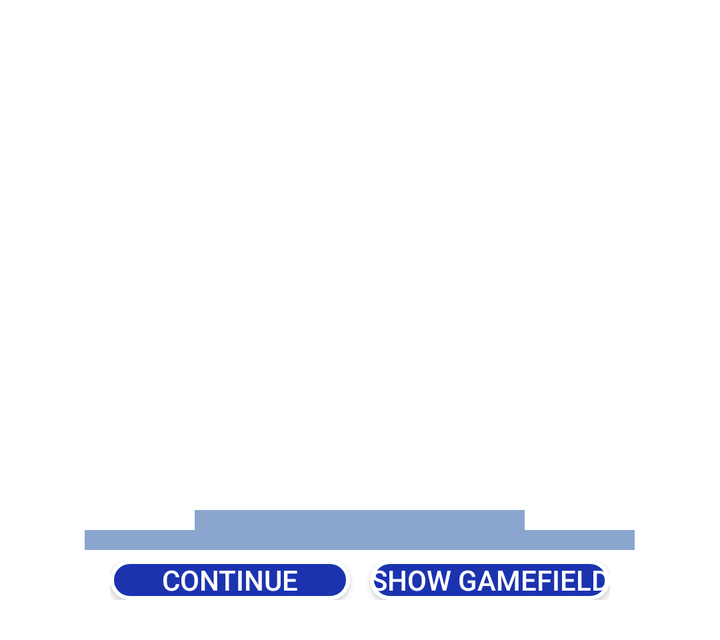
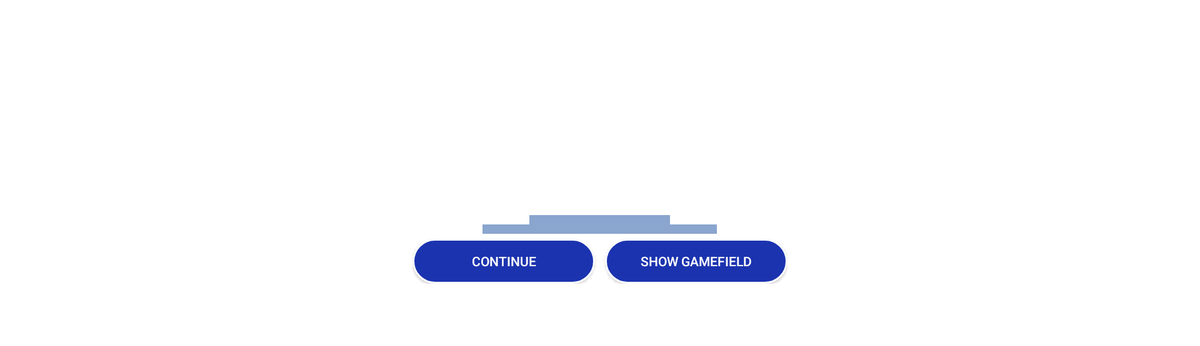

The same Android screen from two of the app's own layout files: first res/layout/ as a phone draws it, then the repository's variant for another configuration, drawn on a device whose configuration selects that folder. Both files follow.
<!-- AndroidManifest.xml: application theme AppTheme -->
<!-- res/layout/win_screen_layout.xml -->
<?xml version="1.0" encoding="utf-8"?>
<LinearLayout xmlns:android="http://schemas.android.com/apk/res/android"
    xmlns:app="http://schemas.android.com/apk/res-auto"
    android:layout_width="fill_parent" android:layout_height="320dp"
    android:orientation="vertical"
    android:background="?attr/lightestBackGround"
    android:layout_gravity="center"
    android:layout_centerVertical="true"
    android:layout_centerHorizontal="true">

    <LinearLayout
        android:layout_width="275sp"
        android:layout_height="275sp"
        android:weightSum="5"
        android:background="@drawable/ic_trophy_black_48dp"
        android:orientation="horizontal"
        android:layout_gravity="center">


        <LinearLayout
            android:layout_width="0dp"
            android:layout_height="fill_parent"
            android:layout_weight="1"
            android:background="?attr/backgroundSurroundingDialog"
            android:gravity="bottom"
            android:orientation="vertical"
            android:layout_gravity="bottom">
            <ImageView
                android:layout_width="40dp"
                android:layout_height="40dp"
                android:layout_gravity="bottom"
                android:background="?attr/backgroundSurroundingDialog"
                app:srcCompat="@drawable/ic_trophy_award_black_48dp" />
            <View
                android:layout_width="fill_parent"
                android:layout_height="10dp"
                android:background="?attr/winScreenPedestalColor"
                android:layout_gravity="bottom"
                android:foregroundGravity="bottom"/>
        </LinearLayout>

        <LinearLayout
            android:id="@+id/win_middle_linear"
            android:layout_width="0dp"
            android:layout_height="fill_parent"
            android:layout_weight="3"
            android:gravity="center"
            android:background="?attr/backgroundSurroundingDialog"
            android:orientation="vertical"
            android:weightSum="5"
            >
            <LinearLayout
                android:layout_width="120dp"
                android:layout_height="0dp"
                android:layout_weight="4"
                android:layout_marginTop="70dp"
                android:layout_gravity="center_horizontal"
                android:orientation="vertical"
                android:layout_marginLeft="5dp"
                android:layout_marginRight="5dp">

                <TextView
                    android:layout_width="wrap_content"
                    android:layout_height="wrap_content"
                    android:layout_gravity="center_horizontal"
                    android:text="@string/win_text"
                    android:textAlignment="center"
                    android:textColor="?attr/winScreenFontColor" />

                <TextView
                    android:layout_width="wrap_content"
                    android:layout_height="wrap_content"
                    android:layout_gravity="center"
                    android:text="@string/win_time"
                    android:textColor="?attr/winScreenFontColor" />

                <TextView
                    android:id="@+id/win_time"
                    android:layout_width="wrap_content"
                    android:layout_height="wrap_content"
                    android:layout_gravity="center_horizontal"
                    android:text=""
                    android:textColor="?attr/winScreenFontColor" />

                <TextView
                    android:layout_width="wrap_content"
                    android:layout_height="wrap_content"
                    android:layout_gravity="center"
                    android:text="@string/win_hint"
                    android:textColor="?attr/winScreenFontColor" />

                <TextView
                    android:id="@+id/win_hints"
                    android:layout_width="wrap_content"
                    android:layout_height="wrap_content"
                    android:layout_gravity="center_horizontal"
                    android:text=""
                    android:textColor="?attr/winScreenFontColor" />

                <TextView
                    android:id="@+id/win_new_besttime"
                    android:layout_width="wrap_content"
                    android:layout_height="wrap_content"
                    android:layout_gravity="center_horizontal"
                    android:gravity="center_horizontal"
                    android:text="@string/win_best_time"
                    android:textColor="?attr/winScreenFontColor"
                    android:visibility="invisible" />
            </LinearLayout>

            <LinearLayout
                android:layout_width="fill_parent"
                android:layout_height="0dp"
                android:layout_weight="1">
                <View
                    android:layout_width="fill_parent"
                    android:layout_height="20dp"
                    android:background="?attr/winScreenPedestalColor"
                    android:layout_gravity="bottom"
                    android:foregroundGravity="bottom"/>
            </LinearLayout>
        </LinearLayout>
        <LinearLayout
            android:layout_width="0dp"
            android:layout_height="fill_parent"
            android:layout_weight="1"
            android:background="?attr/backgroundSurroundingDialog"
            android:orientation="vertical"
            android:gravity="bottom">
            <ImageView
                android:layout_width="40dp"
                android:layout_height="40dp"
                android:layout_gravity="bottom"
                app:srcCompat="@drawable/ic_trophy_award_black_48dp"
                android:background="?attr/backgroundSurroundingDialog" />
            <View
                android:layout_width="fill_parent"
                android:layout_height="10dp"
                android:background="?attr/winScreenPedestalColor"
                android:layout_gravity="bottom"
                android:foregroundGravity="bottom"/>
        </LinearLayout>


    </LinearLayout>
    <LinearLayout
        android:layout_width="250dp"
        android:layout_height="wrap_content"
        android:layout_gravity="center"
        android:paddingBottom="20dp"
        android:paddingTop="5dp"
        android:weightSum="2">
        <Button
            android:id="@+id/win_continue_button"
            android:layout_width="0dp"
            android:layout_height="wrap_content"
            android:background="@drawable/bgr_btn"
            android:textColor="?attr/lightestFontColor"
            android:layout_weight="1"
            android:text="@string/win_button_text"
            android:layout_marginRight="5dp"/>
        <Button
            android:id="@+id/win_showGame_button"
            android:layout_width="0dp"
            android:layout_height="wrap_content"
            android:background="@drawable/bgr_btn"
            android:textColor="?attr/lightestFontColor"
            android:layout_weight="1"
            android:text="@string/win_show_game"
            android:layout_marginLeft="5dp"/>

    </LinearLayout>
</LinearLayout>
<!-- resources referenced by this layout -->
<resources>
  <!-- drawable bgr_btn (drawable) -->
  <?xml version="1.0" encoding="utf-8"?>
  <shape xmlns:android="http://schemas.android.com/apk/res/android"
      android:shape="rectangle">
      <solid android:color="#1B33AF"
          />
      <corners android:radius="30dp"
          />
      <stroke android:color="@color/white"
          android:width="2dp"/>
  </shape>
  <string name="win_best_time">New record!</string>
  <string name="win_button_text">Continue</string>
  <string name="win_hint">Hints:</string>
  <string name="win_show_game">Show gamefield</string>
  <string name="win_text">Congratulations!</string>
  <string name="win_time">Time:</string>
  <style name="AppTheme" parent="BaseAppTheme">
          <item name="sudokuKeyboardMargin">1dp</item>
          <item name="sudokuKeyboardTextSize">10sp</item>
          <item name="sudokuSpecialKeyboardMargin">1dp</item>
          <item name="createSudokuSpecialKeyboardMargin">1dp</item>
          <item name="sudokuButtonBorderWidth">2px</item>
      </style>
  <color name="white">#ffffff</color>
  <color name="colorPrimaryDark">#024265</color>
  <color name="colorAccent">#0274B2</color>
  <color name="black">#000000</color>
  <color name="middleblue">#8aa5ce</color>
  <color name="transparent">#00000000</color>
  <color name="lightblue">#0274B2</color>
  <color name="middlegrey">#A8A8A8</color>
  <color name="yellow">#f6d126</color>
  <color name="green">#388E3C</color>
  <style name="ToolbarStyle" parent="Widget.AppCompat.ActionBar">
          <item name="android:textColorPrimary">@color/white</item>
          <item name="colorControlNormal">@color/white</item>
      </style>
  <color name="vlightgrey">#CCCCCC</color>
  <color name="red">#ffff0000</color>
  <color name="lightgreen">#FF00FF00</color>
  <color name="cyan">#FF00FFFF</color>
</resources>
<!-- res/layout-xlarge/win_screen_layout.xml (the repository's variant of the layout above) -->
<!-- drawn on a large tablet held sideways -->
<?xml version="1.0" encoding="utf-8"?>
<LinearLayout xmlns:android="http://schemas.android.com/apk/res/android"
    xmlns:app="http://schemas.android.com/apk/res-auto"
    android:layout_width="fill_parent" android:layout_height="370dp"
    android:orientation="vertical"
    android:background="?attr/lightestBackGround"
    android:layout_gravity="center">

    <LinearLayout
        android:layout_width="250dp" android:layout_height="250dp"
        android:background="@drawable/ic_trophy_black_48dp"
        android:weightSum="5"
        android:orientation="horizontal"
        android:layout_gravity="center">

        <LinearLayout
            android:layout_width="0dp"
            android:layout_height="fill_parent"
            android:layout_weight="1"
            android:background="?attr/backgroundSurroundingDialog"
            android:gravity="bottom"
            android:orientation="vertical"
            android:layout_gravity="bottom">
            <ImageView
                android:layout_width="40dp"
                android:layout_height="40dp"
                android:layout_gravity="bottom"
                android:background="?attr/backgroundSurroundingDialog"
                app:srcCompat="@drawable/ic_trophy_award_black_48dp" />
            <View
                android:layout_width="fill_parent"
                android:layout_height="10dp"
                android:background="?attr/winScreenPedestalColor"
                android:layout_gravity="bottom"
                android:foregroundGravity="bottom"/>
        </LinearLayout>

        <LinearLayout
            android:id="@+id/win_middle_linear"
            android:layout_width="0dp"
            android:layout_height="fill_parent"
            android:layout_weight="3"
            android:gravity="center"
            android:background="?attr/backgroundSurroundingDialog"
            android:orientation="vertical"
            android:weightSum="5"
            >
            <LinearLayout
                android:layout_width="120dp"
                android:layout_height="0dp"
                android:layout_weight="4"
                android:layout_marginTop="70dp"
                android:layout_gravity="center_horizontal"
                android:orientation="vertical">

                <TextView
                    android:layout_width="wrap_content"
                    android:layout_height="wrap_content"
                    android:layout_gravity="center_horizontal"
                    android:text="@string/win_text"
                    android:textAlignment="center"
                    android:textColor="?attr/winScreenFontColor" />

                <TextView
                    android:layout_width="wrap_content"
                    android:layout_height="wrap_content"
                    android:layout_gravity="center"
                    android:text="@string/win_time"
                    android:textColor="?attr/winScreenFontColor" />

                <TextView
                    android:id="@+id/win_time"
                    android:layout_width="wrap_content"
                    android:layout_height="wrap_content"
                    android:layout_gravity="center_horizontal"
                    android:text=""
                    android:textColor="?attr/winScreenFontColor" />

                <TextView
                    android:layout_width="wrap_content"
                    android:layout_height="wrap_content"
                    android:layout_gravity="center"
                    android:text="@string/win_hint"
                    android:textColor="?attr/winScreenFontColor" />

                <TextView
                    android:id="@+id/win_hints"
                    android:layout_width="wrap_content"
                    android:layout_height="wrap_content"
                    android:layout_gravity="center_horizontal"
                    android:text=""
                    android:textColor="?attr/winScreenFontColor" />

                <TextView
                    android:id="@+id/win_new_besttime"
                    android:layout_width="wrap_content"
                    android:layout_height="wrap_content"
                    android:layout_gravity="center_horizontal"
                    android:gravity="center_horizontal"
                    android:text="@string/win_best_time"
                    android:textColor="?attr/winScreenFontColor"
                    android:visibility="invisible" />
            </LinearLayout>

            <LinearLayout
                android:layout_width="fill_parent"
                android:layout_height="0dp"
                android:layout_weight="1">
                <View
                    android:layout_width="fill_parent"
                    android:layout_height="20dp"
                    android:background="?attr/winScreenPedestalColor"
                    android:layout_gravity="bottom"
                    android:foregroundGravity="bottom"/>
            </LinearLayout>
        </LinearLayout>
        <LinearLayout
            android:layout_width="0dp"
            android:layout_height="fill_parent"
            android:layout_weight="1"
            android:background="?attr/backgroundSurroundingDialog"
            android:orientation="vertical"
            android:gravity="bottom">
            <ImageView
                android:layout_width="40dp"
                android:layout_height="40dp"
                android:layout_gravity="bottom"
                app:srcCompat="@drawable/ic_trophy_award_black_48dp"
                android:background="?attr/backgroundSurroundingDialog" />
            <View
                android:layout_width="fill_parent"
                android:layout_height="10dp"
                android:background="?attr/winScreenPedestalColor"
                android:layout_gravity="bottom"
                android:foregroundGravity="bottom"/>
        </LinearLayout>


    </LinearLayout>
    <LinearLayout
        android:layout_width="400dp"
        android:layout_height="wrap_content"
        android:layout_gravity="center"
        android:paddingBottom="20dp"
        android:paddingTop="5dp"
        android:weightSum="2">
        <Button
            android:id="@+id/win_continue_button"
            android:layout_width="0dp"
            android:layout_height="wrap_content"
            android:background="@drawable/bgr_btn"
            android:textColor="?attr/lightestFontColor"
            android:layout_weight="1"
            android:text="@string/win_button_text"
            android:layout_marginRight="5dp"/>
        <Button
            android:id="@+id/win_showGame_button"
            android:layout_width="0dp"
            android:layout_height="wrap_content"
            android:background="@drawable/bgr_btn"
            android:textColor="?attr/lightestFontColor"
            android:layout_weight="1"
            android:text="@string/win_show_game"
            android:layout_marginLeft="5dp"/>

    </LinearLayout>
</LinearLayout>
